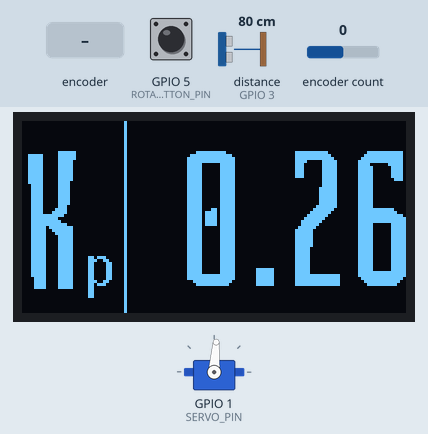
Recording of a sketch running on a simulated ESP32-S3. On the bench: 128×64 one-colour display, servo. Wiring (inferred from the names in the program): ultrasonic range finder: trigger GPIO 7; echo GPIO 3. The test bench sets the inputs (shaded band); at power-on: encoder count 0, distance to the obstacle (sensor on GPIO 3) 80 cm, GPIO 5 (ROTARY_ENCODER_BUTTON_PIN) HIGH. The echo pulse lasts 58.3 µs per cm; what the sketch prints to the serial monitor is not drawn.

Above: at 6.2 s.
6.3 s: rotary encoder on GPIO 5 (ROTARY_ENCODER_BUTTON_PIN) / GPIO 2 (ROTARY_ENCODER_B_PIN) turned 2 steps (second pin leading)
At 8.0 s:
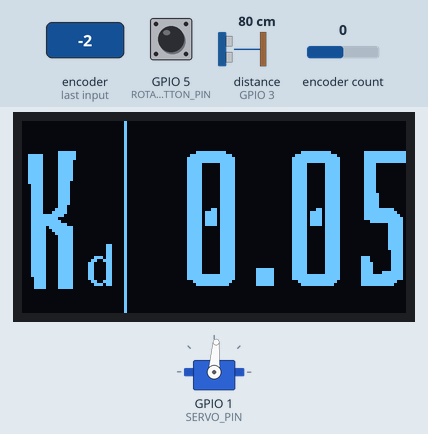
8.4 s: encoder count set to 1
At 10.1 s:
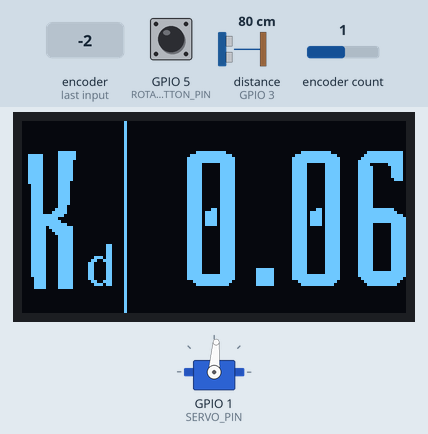
10.2 s: distance to the obstacle (sensor on GPIO 3) set to 76 cm
13.2 s: distance to the obstacle (sensor on GPIO 3) set to 68 cm
14.7 s: encoder count set to 2
At 15.4 s:
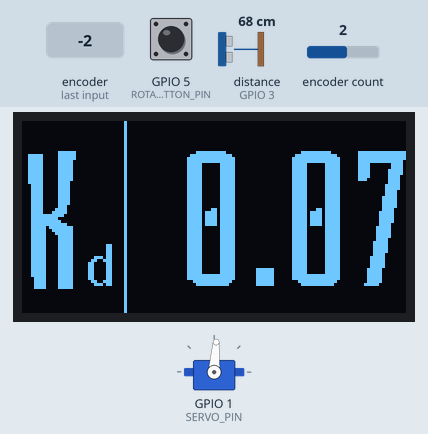
16.5 s: encoder count set to 3
At 17.0 s:
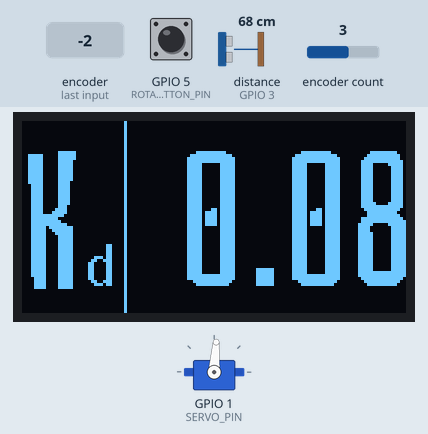
Timing chart, 0 to 19.1 s (numbered marks = the images above; inputs shaded):
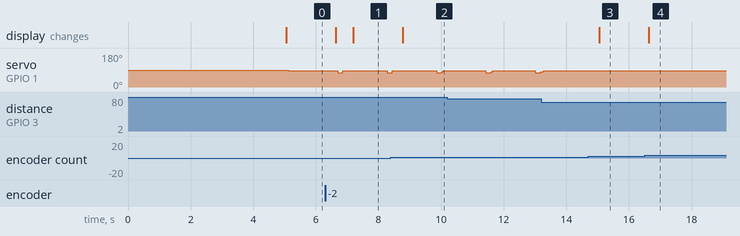

The sketch:

OledAndPID.ino
```cpp
#include <Arduino.h>
#include <ESP32Servo.h>
#include "freertos/FreeRTOS.h"
#include "freertos/task.h"
#include <U8g2lib.h>
#include "AiEsp32RotaryEncoder.h"
#include "PID.h"
#include "ApBlock.h"

#define ABS(X) (X < 0.0) ? -X : X

#define U8X8_HAVE_HW_I2C
#ifdef U8X8_HAVE_HW_SPI
#include <SPI.h>
#endif
#ifdef U8X8_HAVE_HW_I2C
#include <Wire.h>
#endif

// works for arduino
//U8G2_SH1106_128X64_NONAME_F_SW_I2C u8g2(U8G2_R2, A5, A4, /* reset=*/ U8X8_PIN_NONE);

// half working for esp32
U8G2_SH1106_128X64_NONAME_F_SW_I2C u8g2(U8G2_R0, 9, 8, /* reset=*/ U8X8_PIN_NONE);

const unsigned char bahianita[4317] U8G2_FONT_SECTION("bahianita") =
  "[\0\4\4\5\6\4\7\7\42\77\0\365-\370\61\373\5\330\14@\20\300 \6\0@`\22!\27\247"
  "]`\23>Xa\244\376O\310\320\77\232\221x\30\230\260\27\0\42#\316\331/\25\12iD\204\20\21"
  "BD\10\21!D\204\20\21BD\10\21!\65\204\324\20RC\304\11\1#Wz\304\242V\305\205\7"
  "Aj\370(\342\243\210\217\42Mj\70\251\341\243\210\217\42>\212\64\251\341\244\6>H\362 \311\203t"
  "\244\206\223\32N\210\370(\342\243\310=P\361@\305\3\25\17\206\217\42M\212\64)\322\244\206\23\42N"
  "\210\370(\322\244H\223\32N\210\70\251\241\0$\42Ng\235\325\306\316w,\36<\10J\377\77\65\250"
  "\350A#\225\365)\375O\37\210h\261n\354\274\3%\210\271U`\27R\7I-B\204\341#\204G"
  "\14!;d\10\331!C\210\216\31Bt\314\224\203\306\214\34\64f\340\250\61\3G\215\31\67l\314\60"
  "bc\206\215\33\63\212\334\230Q\3\23\21D\65\362\24y`\343\201\215\7\67\36\330x`\344\201\15B"
  "I(\341\250t\244\306\214\33\66f\30\261\61\303\306\215\31En\314\250\201c\6\21\34\63h\344\230\61"
  "$\307\14!:\204\322!$\310\16!\61x\10\342!\247E\244N\21<\1&f\265U\340\65\236}"
  "F$\31\301a\4\207\21\34Fp\30\301a\4\207\21\34F\36\10y \344\201\224\7Q\36Dy\20"
  "\345A\224\7Q\36\310\203\61\17\310<\30\322\256\34\251r\204\314\21\62G\310\34!s\204\12\22*H"
  "\250\134\241r\205\312\25*W\250\134\241r\205\312\25*W\250\134\241\7\202\36\10z\20\312\35\0'\14"
  "\305\331\357\22^\320\177!\4\0(,\312\336\35\264B\226\42U\25\61RU\21#U\212\30U\304("
  "\33F\377\377\335\70b\344\306\21\243\216\30\261b\224\225*FY \0)+\312\336\35\224\302\215*F"
  "\254\30e\305hG\214:b\324\215#F\377\77\33F\263a\264\42FU)b\244\252\42F\252\240("
  "\0*Kzci\70\313\203#\17\216<\70\362\340\10\206\12Gn\314\60j\12\21:q\206\14\212\24"
  "$P= \371 \60{ \347\201\254~\20\360A!$CR\240\31\344\212\220\21R\305\6\205+\30"
  "\270<\260\362\300\312\3+\17\254,\0+\62\324\312\245\25\311\203 \17\202<\10\362 \310\203 \17\202"
  "<\10\362 \310\203 \370\340\207\344A\220\7A\36\304x \343\201\214\7\62\36\310x #\1,\22"
  "\246\311\134\62*\241\315$c\206\20\31B(\14\0-\10tH\252\25\376\0.\10\306``\23>\60"
  "/%\354\325\37\24)\34\71C\12GNH\303\221\3i\70rB\32\216\34H\207\3\351p\344@:"
  "\34HS\201\0\60&\260]\240u\24\271x\360\340\230\376\377F\204\12\22*H\250 \241\202\204\12\22"
  "\312\364\377g\17\36\34i\264\4\0\61\23\262U\240\65\326m\250u\375\377\377\377\237=\370\1\3\62%"
  "\257e\240\25\26\261iB\252\304\260\22\303J\14+\61\254\304\260\242\265\264\17\317\335C[\332\313\242\365"
  "\247\17~\63'\257]\240\25\26\261q\361\200X\62t\270+Z\177i\204\215\252EL\215\326\177\212."
  "Y\316T=x@\242\11\33\0\64e\263U\240\25\17_Kb,\211\261$\306\222\30Jd(\221\241"
  "DF\226 I\204$\21\222D\10\26!H\206 \31\202d\310\225!W\206\34!r\204\210\25\42V"
  "\210\30)b\244H\225\42U\212\252R\244\12\225*\364@\310\203\7(\36\214x\60\226<\0\362\0\310"
  "\3 \17\200<\0\362\0\310\3 \17\200\20\0\65)\257e\240\65\374\202,\375\333\242u\252j\21\233"
  "FK\353\337R\61\216\304\70\22\304H\20#A\214\4\231\23^\260Y\4\0\66-\260]\240u\330\64"
  "q\361\202X\211b$\212\221(F\242\30\211r#\312\326\337\62j\363\342\301\203c\372\377\263\7\17N"
  "\270a\245\6\0\67,\260]\240\25\376`\4\71\22\344H\20+A\254\4\61\42\343\10\223\255\226\60\331"
  "\272%[\267d\353\226l\335\222\255\323\262uZ\22\0\70@\260]\240\225\222-b\343\204T\21bD"
  "\210\21!F\204\30\21bD\210\21!F\204\30\21bD\210\21!F\204\30\221BE\334\260R\266\306"
  "\311\203R\352\322)\323\377\263\7\17N\270a\245\6\0\71*\260]\240uT\61y\361\300\230\376\377\331"
  "\3\23O\334\264\255\377b\134\211q%\210\225 V\202X\11B'^\70i\303\6\0:\16\346c`"
  "\23>\60\17\277|\360\300\0;\27\306\344\134\23>\60\17\277\64Q\11M\306\14!\62f\310 \61\0"
  "<#\362R\245\365\1\204\7\60\274,B\224\10Q\236Dy\324pi\303h\21\243\315V%\342\342\344"
  "A\204\1=\16\323I\247\25\376Ax\370\345\203\77\10>!\362R\245U\302\203 ^\30-b\304\207"
  "\61\276\272\260\311t\312\224-b\227\22m\361\361\0\202\3\77'\256]`\225\36|\260*W\310\60+"
  "YC\203\5\315\31\64g\260\240\71\203%K\22\245\237\216\35\17g\6\355\31\0@\226\276e`\31\376"
  "\7.\312\3\33Q\36\330\10\362\340F\220\7\67\202<\270\21\244X\215 \305j\4\241V#\10\235("
  "D\202\64!\22\304\7\221 >\210\4iB$H\23\42A\232\20\11\322\204H\220&D\202`\42\22"
  "\304\26\221 \305h\10\31GC\310\30\32\65\204L\251AD\10\221\32D\204\20\251AD\10\221\32D"
  "\204\20\251AD\10\221\32D\204\320\221AD\10\61\42B\350A\21B\17\212\20zPd<\340\361\200"
  "\307\3\36\17\230<\330\7\213\36,z\260\10\0A[\257M\240t\270!D\206\20\31Bd\10\221!"
  "D\206\20\221BD\12\21)D\244\20\221BD\12\21)D\244\20\221BD\12\21)D\244\20\221B"
  "D\12\21)D\244\20\11_\224\61Q\306D\241\22\205J\220*A\252\4\251\22\244J\220*A\252\304"
  "\260\22\303J\214\303\335\301\203\4B;m]\241\24\324\260`\61\212\304(\22\243H\14*\61\250\304\240"
  "\22\203J\14*\61\210\310 \42\203\210\14\42\62\210\310 \42\203\210\14\61\262D\15\213\7c\364\377o"
  "\36<h\1\0C\42\257] U\36|\60H\225f\231\221 F\202\30\11\262\364\377\267E\353gY"
  "i\365\340\203\22N\32DO\256]\340\24\24\255a\322\202\220\376G%\10\225 T\202P\11B%\10"
  "\225 T\202P\11B%\10\225 T\202P\11B%\10\225 T\202P\11B%\10\225 D\204\20"
  "\21BD\10\21!D\204\20\21BD\10\21!S\204\311\32E\251\0E\31\217\325\340T\372\11Y:"
  "\255\77e\303\315\242\242\365\377''\36\374\300\1F\27\255U`T\366\23\222\24\326\77d\301\205\232\202"
  "\365\377w\366\35\0G\36\220\335\240\65>x`,]B\134\36\246\377\333R\253\30q\210\177\227w\17"
  "~\200\342\1Hd\320\325\37\25\312\226*Q\252D\251\22\245J\224*Q\212H\251\22\245J\224*Q"
  "\252D\251\22\245J\224*Q\252D\251\22\245J\224*B\252\10\251\42D\220\370\11\251\42\244\212\220*"
  "B\214\10\61\42\304\210\20#B\214\10\61\42\245\210\224\42R\212H)\42\245J\224*Q\252D\251\22"
  "\245J\224*Q\214\60\1I\16\246U\240\22>\60Q\377\377\377\377\77J%\257M\240\64\355\323\372\177"
  "J\226\376\37\211\42Q\212\10)\42\244\210\24\42R\210H!\62\204\310\20\42\303\13\0Kc\320\325\337"
  "TWmU\242T\211R%J\225(U\242T\211R%J\221!E\206\24\31RdH\221!E\206"
  "\24\31RdH\15\242M\241U\351\224\61*\201\244\310\221\62F\12\25)T\244P\221BE\12\25)"
  "T\244P\221BE\12\25)T\244P\221BE\12\25)T\206P\31Be\10\225!T\2\0L\26"
  "\254] \24\214\331\317\312\325\377\377\377;\202\4\323<\370`\0MY\362\325\237\225\327\61\343\252\257F"
  "\244\32ab\320\10\23\203F\230\30\64\302\304\230!&\306\14\61\61f\210\21\61C\214Lbd\22#"
  "C\304\30\31\42\306\310\210\61fD\214\61#b\214\231Bf\12\231)d\246\220!B\206\10\31\32e"
  "h\320\241A\207\6\235\22t\366\376\367\0Nd\262U`\25\316\355\356\4\261\23\304N\20;A\354\4"
  "\261\23\304\216\14;B\352\10\251#\244\216\220:B\352\314\250\63\243\316\20:C\350\14\241\63\204\316\20"
  ":\64\350\320\240Cd\16\21AD\4\21\21TCP\15A\65\4\325\20T$P\221@\66\2\331\10"
  "d#\220\215@\66\2\31\273u'\306\235\30w\2\0O\27\256]\340T\224\264x@H\377\377\377\377"
  "\37=x\60b\325!\0P=\260M\340\24\332<qS\306\10\251\42\244\212\220*B\252\10\251\42\244"
  "\212\220*B\252\10\251\42\244\212\220*B\252\10\251\42\204\214\20\62B\310\10!#\204\312t\303H\31"
  "a\372\377O\1Q$\256^\334T\22\261x\360@T\376\377\377\377I\20$#\220\214x\360\203pc"
  "\311NK\224,Q\242E\11Rb\261M \25\334|S\306\14\251\62\244\312\220*C\252\14\251\62\244"
  "\312\220*C\252\14\251\62\244\312\220*C\252\14\251\62\244\312\220*C\252\14\251\62\215\32\261RG\204"
  "\34\21rd\210\221)E\246\24\241B\204\12\221\42D\212\20\251\62\244\312\220*C\252\14\251\62\244\312"
  "\20#C\214\14\61\62\304\310\20+S \255U`\64\36|P\202$]\26\254\177\230\350\301\222e\347"
  "\14\326\377\222.\37<`\261\4\0T\22oMa\64\36\70iU\264\376\377\377\377\177\5\0U\23\255"
  "]\340\24Q\341\377\377\177v\377\317\36|\240\2\0V_\321\305\237\24\12\222(G\242\34\211r$\312"
  "\221(G\242\34\21rD\310\215!\67\246\24\231RdJ\21\42E\210\24!R\204H\215\42\65\212\324"
  "\250B\303\10\15#\64\214\320\60\62\304\310\214#\63p\314\300\61\3\211\14$\62\220\310@\42#\207\10"
  "\35\42t\210\320!B\257\265m\341\252I\213\3W\241\265E`\25\312\252-A\266\4\331\22dK\220"
  "-A\226\10\241AD\10\15\42Bh\20\21B\203\210\220!D\204\14!\42d\312\20!S\206\10\231"
  "\62D\310\224!B\246\14\21\62e\210\220\21!\206\314\220\21b\310\14\31\61\204\314\220\21C\310\14\31"
  "\61\204\314\20!C\310\14\21#d\320\20\61B\6\15\21#d\320\20\61#\6\215\30\63b\320\210\61"
  "#\6\215\20\64b\320\10Q\42\6\215\20%b\320\10Q\42\6\215\20%b\320\10Q\206F\210\62E"
  "\314\24\271R\344J\221+E\256\24\271R\3\213\0X_\262M\340\24\12*,Q\216H\71\42\305\312"
  "\20+S\252L\251\62\245\12\221*D\252PU\204\210\21\42F\246\34\221rD\312\21)G\244\340\220"
  "\202)\221^\212\62\241\302\42\3\311\220#C\216\320\70B\304\10\221*D\252\24\241R\204J\21*\66"
  "\250\30\231bd\312\215)G\244\34\11s\353\12Y\30\314\325\337\23\10\341o\362\337\224\30C$\321\261"
  "r\5\351\377\377\217\0Z*\257U\340\64\330\64q\322\16e\321Z\26\255e\321\232\22\255)\321\232\222"
  "%Z)Y\242\225\222\245\264(YJU=\370\300\1[\22\312\336\35\24> F\377\377\377\377\377\77"
  "{\360\0\134*\354\325\37\24F\216$Hr\226\4I\316\222 \225\263$H\345\224\4\251\234\222 -"
  "\247$H\313\221\4i\71\222 A!\0]\21\252\336\35\24>\243\377\377\377\377\377\317\36< ^\42"
  "\264Q)\26\311\3(\17\300\64Z\245DH\22\42G\214\24\301QC\307\14\36\61\232Dx\0\42\0"
  "_\11\224\330\234\26\376A\1`\16\11\311\364R\204\21*U\31eA\0a\62\256T\240\64\326\254a"
  "Y\224\376OX\364\202P\11B%\10\225 T\202P\11B%\10\225 T\202P\11B%\10\225 "
  "T\202P\11B%\134\64ab\27\314]\240\24\10\322\37\256x\360@\21\376\377\377\77z\320B\5\0"
  "c\34\254\134 T\222\250XAh\4\241\21\204F\20\244\377\377\77,W\316\30\213%\12d\30\315]"
  "\340\24\353/I<\370@Q\376\377\377Gj\324<x\340\202\1e\42\255\134\240\64\224\260`A\12\77"
  "\312\37=x\300\204$\375\63\21\244F\220\32Aj\4\251\21\234\254\0f\26\254E \223\320\344\206 "
  "\255\36<\60C\220\376\377\377\377\25\0g@\60N\234\224GOLh\21\217H\15\42\65\210\324 R"
  "\203H\15\242\377Q\31Be\10\225!T\206P\31Be\10\225!T\206P\31Be\30\261R\66z"
  "n]|P\20\77|P\304\15\13\0hV\316]\340\64\206\322\237\256i\321\202\24\11R$H\221 "
  "E\202\24\11R$H\221 E\202\24\11R$H\221 E\202\24\11R$H\221 E\202\24\11R"
  "$H\221 E\202\24\11R$H\221 T\202P\11B%\10\225 T\202P\11B%\10\225 \244"
  "\221\1i\24&V\237\22\276(\17\264D\375/\210\320\377\377'%jj\35H\307\332R\354My\250"
  "\312\324\377\377\277!D\377\67e\310TR\246\14\241a\242\0kO\315]`\24H\322\77\312#\22\204"
  "H\20\42A\210\4!\22\204H\20\42Ah\10\241!\204\206\20\32B\206\210\32TjX\20\61A\246"
  "\310 \42\203\210\14\42\62\210\310 \42\203\210\14\42\62\210\310 \42\203\210\14\42\62\210\310 \42\203\210"
  "\14*l\21\247U\240\22\212TC\377\377\377\377\277\61a\1mp\327\324\237\66T/~@h\24\233"
  "QlF\261\31Ej\314(RcF\221\32\63\212\324\230Q\244\306\214\42\65f\24\251\61\243H\215\31"
  "Ej\314(RcF\221\32\63\212\324\230Q\244\306\214\42\65\206\20\251\61\204H\215!Dj\14!R"
  "c\10QC\210\32B\324\20\242\206\20\65\204\250!D\15!j\10QC\210\222B\224\24\42\264\210\220"
  "y \6n\20\254\134\240T\220<h\204\377\377\377\377\210\0o\24\255\134\340T\322<p\205\377\377\377"
  "\257\36\274Xt\6\0p\27\254]\234\24V<p\203\10\377\377\377\217\36|`\202 \375\20\0q\25"
  "\255]\334\64\36|\240(\377\377\377\217\36<p\301\222\376\0r\23\253\134\340\23\222<X\241\6G\347"
  "\350\377\377\377\16\0s\34\252\134 \64\36<\70\62n\336\21\243\263\63\17J\244*F\377\273q\17\36"
  "\260\0t\37\256M\340\223\306\316)-WtD\224\376\377\377\321\30Bc\10\215!\64\246\314\230\215T"
  "%u\23\255\134\340\64F\221\30\205\377\377\377\177\365\340I\22\0vJ\357L_\24\212\345J\25\21R"
  "DH\21!E\204\24\21RD\12\221!\64\210\320 B\203\310\20\42C\210\14!\62\303\306\14\33\63"
  "l\314\260\61\303\210\14#\62n\210\300\21\3G\14\34\61p\304\300\21\3G\10\255O\11\17\3wm"
  "\66M\37\366\201\224\7\242X\37\223(L\242\20%\204(!D\11!J\310\24\42B\306\14\21\62f"
  "\210\220\61\63\206\214\231\61d\314\214!#b\314\240!C\304\14\32\62\243!\63\32\62\243!\63\32\42"
  "f\310\240!\202\204\210\32\42H\210\250\21\203F\210\32\61h\204\60\21\203F\10\23\61\310\230\10a\365"
  "g\344\212\221+\67p<\240\361\0xN\360L\240t\313\222(F\242\30\21bD\12\221)D\246\20"
  "\375\212\314\60\62\303\310\214\33Bn\10\271!\3I\214\34\61\362\340A\14\207\14\34B\214\10\61\42\304"
  "\310\220\42Cj\20\251AeH\221!E\206T\21REH\225(\226.]\1yR\17\316Z\24\212"
  "\345\252\4)\42\244\210\220\42B\212H!\42\205\310\20\32Dh\20\241Ad\10\221!D\206\324\30R"
  "c\206\21\31Fd\30\221aD\306\15\31\67b\340\210\201#\6\216\30x\322d\321\272%;\226R\262"
  "DK\26%Z\262ha\341a\1z*\255L\340\63\324,a\261\354$\301\202$),H\222\302\202"
  "$),H\222\302\202$)\254\220$\301\12\11\256Y\262F\5\0\0\0\0\4\377\377\0";


#define ROTARY_ENCODER_VCC_PIN -1
#define ROTARY_ENCODER_A_PIN 4
#define ROTARY_ENCODER_B_PIN 2
#define ROTARY_ENCODER_BUTTON_PIN 5
#define ROTARY_ENCODER_STEPS 4

AiEsp32RotaryEncoder rotaryEncoder =
  AiEsp32RotaryEncoder(ROTARY_ENCODER_A_PIN, ROTARY_ENCODER_B_PIN, ROTARY_ENCODER_BUTTON_PIN, ROTARY_ENCODER_VCC_PIN, ROTARY_ENCODER_STEPS);

long encoderPos = 0;
long lastEncoderPos = 0;
int menuNum = 0;

#define MAX_ANGLE 5.0

#define TRIGGER_PIN  7
#define ECHO_PIN     3
#define SERVO_PIN   1

ApBlock ApFilt;
const static double setpoint = 24.0;
PID contr(setpoint, 0.26, 0, 0.05);
double* val = &contr.Kp;

Servo myservo;
long centerAngle = 81;

void rotary_loop(long* encoderValue, int* clickCount)
{
	if (rotaryEncoder.encoderChanged())
	{
    *encoderValue = rotaryEncoder.readEncoder();
	}
	if (rotaryEncoder.isEncoderButtonClicked())
	{
		*clickCount = ++(*clickCount)%3;
	}
}

void IRAM_ATTR readEncoderISR()
{
	rotaryEncoder.readEncoder_ISR();
}

TaskHandle_t DisplayToOledTask = NULL;

void DisplayToOled(void* parameter) {
  for(;;) {
    u8g2.firstPage();
    do
    {
      switch (menuNum)
      {
        case 0:
          drawParam("p", contr.Kp);
          break;
        case 1:
          drawParam("i", contr.Ki);
          break;
        case 2:
          drawParam("d", contr.Kd);
          break;
      }
    } while ( u8g2.nextPage() );
    delay(500);
  }
}

void setup(void)
{
  u8g2.begin();
  pinMode(TRIGGER_PIN, OUTPUT);
  pinMode(ECHO_PIN, INPUT);
	Serial.begin(115200);
  rotaryEncoder.begin();
  delay(5000);
  myservo.attach(SERVO_PIN);
	rotaryEncoder.setup(readEncoderISR);
	rotaryEncoder.setBoundaries(-999, 999, false);
  rotaryEncoder.setAcceleration(250);
  ApFilt.T = 0.05;

  xTaskCreatePinnedToCore(
    DisplayToOled,         // Task function
    "DisplayToOledTask",       // Task name
    10000,             // Stack size (bytes)
    NULL,              // Parameters
    1,                 // Priority
    &DisplayToOledTask,  // Task handle
    0                  // Core 1
  );
}


void loop(void)
{

  rotary_loop(&encoderPos, &menuNum);

  switch (menuNum) {
    case 0:
      val = &contr.Kp;
      break;
    case 1:
      val = &contr.Ki;
      break;
    case 2:
      val = &contr.Kd;
      break;
  }

  *val += (encoderPos - lastEncoderPos) / 100.0;
  lastEncoderPos = encoderPos;

  delay(50);
  SendPulse();
  double dist = (pulseIn(ECHO_PIN, HIGH) / 2.0) * 0.0343;
  double filtered = Filter(dist);
  float pidDist = contr.GetControlOutput(filtered);

  double angle = constrain(
    pidDist,
    -1 * MAX_ANGLE,
    MAX_ANGLE);
  myservo.write((long)(centerAngle + angle));

  //Serial.print(encoderPos); Serial.print(" "); Serial.println(*val);
  Serial.print(pidDist); Serial.print(", "); Serial.println(filtered);
}

void drawParam(const char* paramName, double val)
{
  char m_str[10];
    sprintf(m_str, "%.2f", ABS(val));

    if(val < 0.0)
    {
      u8g2.setFont(u8g2_font_fub30_tr);
      u8g2.drawStr(38, 45, "-");
    }

    u8g2.setFont(u8g2_font_t0_22_tr);
    u8g2.drawStr(20, 55, paramName);

    u8g2.setFont(bahianita);
    u8g2.drawStr(0, 55, "K");
    u8g2.drawLine(34, 0, 34, 63);
    u8g2.drawStr(52, 55, m_str);
}

void SendPulse()
{
  digitalWrite(TRIGGER_PIN, HIGH);
  delayMicroseconds(10);
  digitalWrite(TRIGGER_PIN, LOW);
}

double Filter(double current)
{
  return ApFilt.Filter(current);
}
```

ApBlock.h
```cpp
#ifndef APBLOCK_H
#define APBLOCK_H

#include "Arduino.h"

class ApBlock
{
private:
  double _prev = 0.0;
  double _prevPrev = 0.0;
  long long _prevTime = 0.0;
public:
  double T;
  double Filter(double current)
  {
    if(_prev == 0)
    {
      _prevPrev = _prev;
      _prevTime = millis();
      return _prev = current;
    }
    long long currTime = millis();
    double dt = (currTime - _prevTime) / 1000.0;
    // if(current > 50)
    // current = 50;

    // if(abs(current - _prev) > 10.0)
    // { //TODO: Check this
    //   // double predictRes = _prev + ((_prev - _prevPrev > 0) ? 1 : -1);
    //   // _prevPrev = _prev;
    //   // return _prev = predictRes;
    //   current = _prev;
    // }
    double res = (dt * current + T *_prev) / (T + dt);
    _prevPrev = _prev;
    _prev = res;
    _prevTime = currTime;
    return res;
  }
};

#endif
```

PID.h
```cpp
#ifndef PID_H
#define PID_H

#include "Arduino.h"

class PID
{
private:
  unsigned long _prevTime = 0;
  unsigned long _currentTime = 0;
  double _intErr = 0.;
  double _prevErr = 0.;
  double _derErr = 0.;
  double _err = 0.;

public:
  double Kp;
  double Ki;
  double Kd;
  double Setpoint;

  PID(double setpoint, double Kp, double Ki, double Kd)
  {
    Setpoint = setpoint;
    this->Kp = Kp;
    this->Ki = Ki;
    this->Kd = Kd;
  }


  double GetControlOutput(double input)
  {
    _currentTime = millis();
    double dt = _currentTime - _prevTime;
    dt /= 1000.0;
    _err = input - Setpoint;
    _intErr += _err * dt;
    _derErr = (_err - _prevErr) / dt;

    _prevErr = _err;
    _prevTime = _currentTime;

    return Kp * _err + Ki * _intErr + Kd * _derErr;
  }
};


#endif
```

Measured:
- after the input at 6.3 s, the display: first changes after 0.34 s (image 1 shows a later state)
- after the input at 8.4 s, the display: changes after 0.37 s (image 2)
- after the input at 14.7 s, the display: changes after 0.36 s (image 3)
- after the input at 16.5 s, the display: changes after 0.14 s (image 4)
